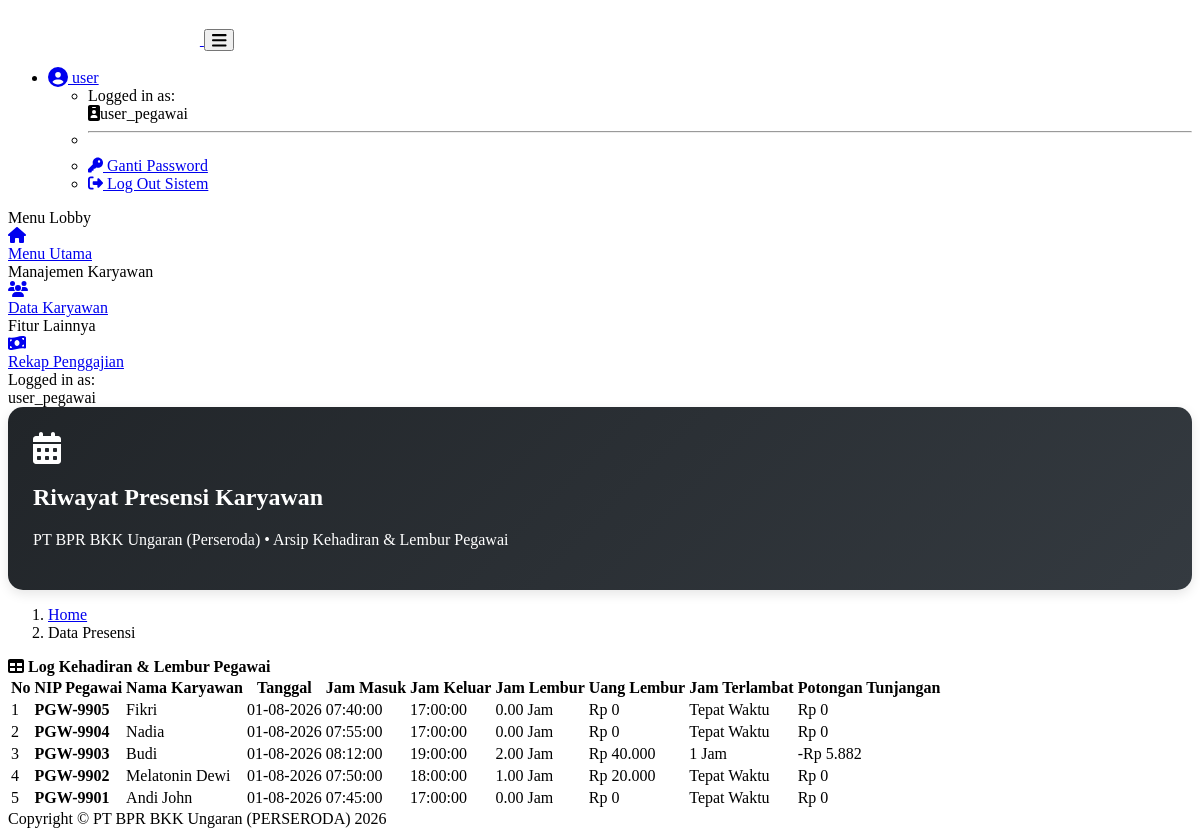
The page /lihat_presensi.php (signed in) on the database its author committed.
### tables this page shows
CREATE TABLE `presensi` (
  `id` int(11) NOT NULL,
  `nip_pegawai` varchar(50) DEFAULT NULL,
  `nama_pegawai` varchar(100) DEFAULT NULL,
  `tanggal` date NOT NULL,
  `jam_masuk` time DEFAULT NULL,
  `jam_keluar` time DEFAULT NULL,
  `jam_lembur` decimal(5,2) DEFAULT 0.00,
  `uang_lembur` decimal(12,2) DEFAULT 0.00,
  `keterangan` varchar(100) DEFAULT NULL,
  `jam_terlambat` decimal(5,2) DEFAULT 0.00,
  `potongan_tunjangan` int(11) DEFAULT 0
);

### lihat_presensi.php (the view, shortened to what this page needs)
<?php
require 'function.php';
$username = $_SESSION['username'];
?>
<!DOCTYPE html>
<html lang="en">
<head>
    <link href="https://cdn.jsdelivr.net/npm/simple-datatables@7.1.2/dist/style.min.css" rel="stylesheet" />
    <link href="https://cdn.jsdelivr.net/npm/startbootstrap-sb-admin@7.0.7/dist/css/styles.css" rel="stylesheet" />
</head>
<body class="sb-nav-fixed">
<nav class="sb-topnav navbar navbar-expand navbar-dark bg-dark shadow-sm">
    <a class="navbar-brand ps-3 d-flex align-items-center" href="index.php" style="height: 56px;">
        <span class="brand-title" style="line-height: 1.2;">
            <strong style="color: #ffffff;">Sistem Data Karyawan</strong>
            <br>
            <span class="text-muted" style="font-size: 0.78rem; opacity: 0.85; letter-spacing: 0.2px;">
            </span>
        </span>
    </a>
    <button class="btn btn-link btn-sm order-1 order-lg-0 me-4 me-lg-0 text-white opacity-75" id="sidebarToggle" href="#!">
        <i class="fas fa-bars fa-lg"></i>
    </button>
    <ul class="navbar-nav ms-auto ms-md-0 me-3 me-lg-4">
        <li class="nav-item dropdown">
            <a class="nav-link dropdown-toggle d-flex align-items-center bg-secondary bg-opacity-25 px-3 py-1 rounded-pill text-white" id="navbarDropdown" href="#" role="button" data-bs-toggle="dropdown" aria-expanded="false">
                <i class="fas fa-user-circle fa-lg me-2 text-warning"></i>
                <span class="d-none d-sm-inline-block small fw-bold text-uppercase tracking-wider">
                    <?= htmlspecialchars($_SESSION['role']); ?>
                </span>
            </a>
            <ul class="dropdown-menu dropdown-menu-end shadow border-0 mt-2" aria-labelledby="navbarDropdown" style="border-radius: 8px;">
                <li class="px-3 py-2 bg-light rounded-top">
                    <div class="text-muted small">Logged in as:</div>
                    <div class="fw-bold text-dark text-truncate" style="max-width: 160px;">
                        <i class="fas fa-id-badge me-1 text-primary"></i><?= htmlspecialchars($username); ?>
                    </div>
                </li>
                <li><hr class="dropdown-divider my-1"></li>
                <li>
                    <a class="dropdown-item py-2 small" href="ganti_password.php">
                        <i class="fas fa-key text-muted me-2" style="width: 15px;"></i> Ganti Password
                    </a>
                </li>
                <li>
                    <a class="dropdown-item py-2 small text-danger fw-bold" href="logout.php" onclick="return confirm('Apakah Anda yakin ingin keluar dari sistem?');">
                        <i class="fas fa-sign-out-alt me-2" style="width: 15px;"></i> Log Out Sistem
                    </a>
                </li>
            </ul>
        </li>
    </ul>
</nav>
    <div id="layoutSidenav">
        <div id="layoutSidenav_nav">
            <nav class="sb-sidenav accordion sb-sidenav-dark" id="sidenavAccordion">
                <div class="sb-sidenav-menu">
                    <div class="nav">
                        <div class="sb-sidenav-menu-heading">Menu Lobby</div>
                        <a class="nav-link" href="index.php">
                            <div class="sb-nav-link-icon"><i class="fas fa-home"></i></div> Menu Utama
                        </a>
                        <div class="sb-sidenav-menu-heading">Manajemen Karyawan</div>
                        <a class="nav-link" href="data_karyawan.php">
                            <div class="sb-nav-link-icon"><i class="fas fa-users"></i></div> Data Karyawan
                        </a>
                        <div class="sb-sidenav-menu-heading">Fitur Lainnya</div>
                        <a class="nav-link" href="rekap_penggajian.php">
                            <div class="sb-nav-link-icon"><i class="fas fa-money-bill-wave"></i></div> Rekap Penggajian
                        </a>
                    </div>
                </div>
                <div class="sb-sidenav-footer">
                    <div class="small">Logged in as:</div>
                    <?= htmlspecialchars($username); ?>
                </div>
            </nav>
        </div>
        <div id="layoutSidenav_content">
            <main>
                <div class="container-fluid px-4 pt-4">
                    <div class="page-header-box d-flex align-items-center mb-4">
                        <div class="p-3 bg-primary bg-opacity-10 rounded-3 text-warning me-3">
                            <i class="fas fa-calendar-alt fa-2x"></i>
                        </div>
                        <div>
                            <h2 class="fw-bold mb-0 text-white">Riwayat Presensi Karyawan</h2>
                            <p class="text-white-50 mb-0 small">PT BPR BKK Ungaran (Perseroda) &bull; Arsip Kehadiran & Lembur Pegawai</p>
                        </div>
                    </div>
                    <ol class="breadcrumb mb-4">
                        <li class="breadcrumb-item"><a href="index.php">Home</a></li>
                        <li class="breadcrumb-item active">Data Presensi</li>
                    </ol>
                    <div class="card mb-4 shadow-sm">
                        <div class="card-header bg-dark text-white d-flex align-items-center">
                            <i class="fas fa-table me-2"></i>
                            <strong class="me-auto">Log Kehadiran & Lembur Pegawai</strong>
                        </div>
                        <div class="card-body">
                            <div class="table-responsive">
                                <table id="datatablesSimple" class="table table-bordered table-hover table-striped align-middle text-nowrap">
                                    <thead class="table-light">
                                        <tr>
                                            <th>No</th>
                                            <th>NIP Pegawai</th>
                                            <th>Nama Karyawan</th>
                                            <th>Tanggal</th>
                                            <th>Jam Masuk</th>
                                            <th>Jam Keluar</th>
                                            <th>Jam Lembur</th>
                                            <th>Uang Lembur</th>
                                            <th>Jam Terlambat</th>
                                            <th>Potongan Tunjangan</th>
                                        </tr>
                                    </thead>
                                    <tbody>
                                        <?php
                                        $query_log = "SELECT * FROM presensi ORDER BY tanggal DESC, id DESC";
                                        $run_log = mysqli_query($conn, $query_log);
                                        $no = 1;
                                        while ($row = mysqli_fetch_array($run_log)) {
                                            $nip_pegawai = $row['nip_pegawai'];
                                            $nama_pegawai = $row['nama_pegawai'] ?: 'Pegawai';
                                            $tanggal = date('d-m-Y', strtotime($row['tanggal']));
                                            $jam_masuk = $row['jam_masuk'];
                                            $jam_keluar = $row['jam_keluar'];
                                            $jam_lembur = $row['jam_lembur'];
                                            $uang_lembur = number_format($row['uang_lembur'], 0, ',', '.');
                                            $jam_terlambat = $row['jam_terlambat'];
                                            $potongan_tunjangan = number_format($row['potongan_tunjangan'], 0, ',', '.');
                                        ?>
                                            <tr>
                                                <td><?= $no++; ?></td>
                                                <td><strong><?= htmlspecialchars($nip_pegawai); ?></strong></td>
                                                <td><?= htmlspecialchars($nama_pegawai); ?></td>
                                                <td><?= $tanggal; ?></td>
                                                <td><span class="badge bg-success"><?= $jam_masuk; ?></span></td>
                                                <td><span class="badge bg-danger"><?= $jam_keluar; ?></span></td>
                                                <td><?= $jam_lembur; ?> Jam</td>
                                                <td>Rp <?= $uang_lembur; ?></td>
                                                <td>
                                                    <?php
                                                    $angka_telat = floatval($jam_terlambat);
                                                    $class_warna = ($angka_telat > 0) ? 'text-danger fw-bold' : 'text-muted';
                                                    $teks_tampil = ($angka_telat > 0) ? $angka_telat . ' Jam' : 'Tepat Waktu';
                                                    ?>
                                                    <span class="<?= $class_warna; ?>"><?= $teks_tampil; ?></span>
                                                </td>
                                                <td>
                                                    <?php if($row['potongan_tunjangan'] > 0) { ?>
                                                        <span class="text-danger">-Rp <?= $potongan_tunjangan; ?></span>
                                                    <?php } else { ?>
                                                        <span class="text-success">Rp 0</span>
                                                    <?php } ?>
                                                </td>
                                            </tr>
                                        <?php } ?>
                                    </tbody>
                                </table>
                            </div>
                        </div>
                    </div>
                </div>
            </main>
            <footer class="py-4 bg-light mt-auto">
                <div class="container-fluid px-4">
                    <div class="d-flex align-items-center justify-content-between small">
                        <div class="text-muted">Copyright &copy; PT BPR BKK Ungaran (PERSERODA) 2026</div>
                    </div>
                </div>
            </footer>
        </div>
    </div>
</body>
</html>

### lihat_presensi.php (style rules this page uses)
.brand-title { font-size: 1.05rem; line-height: 1.2; color: #ffffff; display: inline-block; }
.brand-title strong { font-size: 1.15rem; letter-spacing: 0.5px; color: #ffffff; text-shadow: 0px 0px 6px rgba(255, 255, 255, 0.45); }
.page-header-box { background: linear-gradient(135deg, #212529, #343a40); color: white; padding: 25px; border-radius: 15px; box-shadow: 0 4px 12px rgba(0,0,0,0.1); }

### rows shown on the page
presensi: nip_pegawai "PGW-9905", nama_pegawai "Fikri", tanggal "01-08-2026", jam_masuk "07:40:00", jam_keluar "17:00:00", jam_lembur "0.00", uang_lembur "0", jam_terlambat "Tepat Waktu", potongan_tunjangan "Rp 0"
presensi: nip_pegawai "PGW-9904", nama_pegawai "Nadia", tanggal "01-08-2026", jam_masuk "07:55:00", jam_keluar "17:00:00", jam_lembur "0.00", uang_lembur "0", jam_terlambat "Tepat Waktu", potongan_tunjangan "Rp 0"
presensi: nip_pegawai "PGW-9903", nama_pegawai "Budi", tanggal "01-08-2026", jam_masuk "08:12:00", jam_keluar "19:00:00", jam_lembur "2.00", uang_lembur "40.000", jam_terlambat "1 Jam", potongan_tunjangan "5.882"
presensi: nip_pegawai "PGW-9902", nama_pegawai "Melatonin Dewi", tanggal "01-08-2026", jam_masuk "07:50:00", jam_keluar "18:00:00", jam_lembur "1.00", uang_lembur "20.000", jam_terlambat "Tepat Waktu", potongan_tunjangan "Rp 0"
presensi: nip_pegawai "PGW-9901", nama_pegawai "Andi John", tanggal "01-08-2026", jam_masuk "07:45:00", jam_keluar "17:00:00", jam_lembur "0.00", uang_lembur "0", jam_terlambat "Tepat Waktu", potongan_tunjangan "Rp 0"

### other values the page prints
$_SESSION['role'] "user"
$username "user_pegawai"
